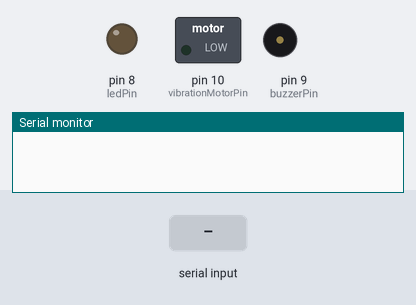
The sketch below on a simulated Arduino Uno, built with avr-gcc and run on an emulated ATmega328P. Shown: switched loads named in the sketch (green lamp = pin HIGH), output pins drawn as LEDs (lit = HIGH), buzzer (waves = sounding, pin HIGH), the last lines printed to the serial monitor. Dashed ring = blinking. The test bench sets the inputs (shaded band).

Above: at 1.2 s.
1.3 s: "1" received over the second serial link
At 2.0 s:
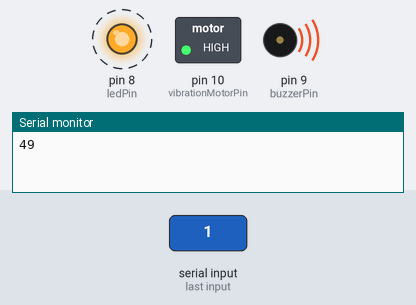
Timing chart, 0 to 5.8 s (numbered marks = the images above; inputs shaded):
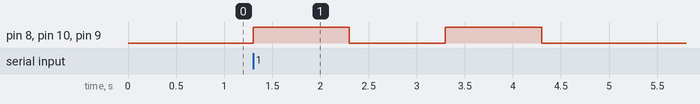

Measured:
- after the input at 1.3 s, pin 8 (ledPin), pin 10 (vibrationMotorPin), pin 9 (buzzerPin): alternates HIGH for 1.0 s and LOW for 1.0 s, 4 changes in all, then stays LOW, starting at once

The sketch:

buzzer_vib.ino
```cpp
#include <SPI.h>
#include <SoftwareSerial.h>

const int ledPin = 8;
const int buzzerPin = 9;  // 부저의 핀 번호
const int vibrationMotorPin = 10;  // 진동 센서의 핀 번호
const int duration = 1000;  // 동작 지속 시간 (1초)

char buf[100];
volatile byte pos = 0;
volatile boolean done = false;

SoftwareSerial mySerial(6, 7);

int c;

void setup() {
  pinMode(ledPin, OUTPUT);
  pinMode(buzzerPin, OUTPUT);
  pinMode(vibrationMotorPin, OUTPUT);
  Serial.begin(9600);
  mySerial.begin(9600);
}

int count = 0;

void loop() {
  if (mySerial.available()) {
      c = mySerial.read();
      Serial.print(c);
      if (c != 0)
        count++;
    }
    else
      count = 0;

  if (c != 0) {
   if (count == 1) {
      for (int i = 0; i < 2; ++i) {  // 3번 반복
        digitalWrite(ledPin, HIGH);
        digitalWrite(buzzerPin, HIGH);
        digitalWrite(vibrationMotorPin, HIGH);

        delay(duration);

        digitalWrite(ledPin, LOW);
        digitalWrite(buzzerPin, LOW);  // 부저를 끄기
        digitalWrite(vibrationMotorPin, LOW);  // 진동 센서가 아닌 진동 센서 정지

        delay(duration);
      }
   }
  }
}
```
